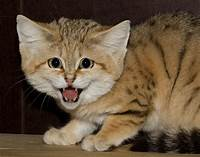
#> input picture cat.jpg, 200 x 157 px
$ jupyter execute 'Task 4.2-4.3.ipynb'
#> lines starting #> are read from the running program, lines starting #| are printed output that depends on the picture
# Code divided into pieces for better understanding

[cell 1]
#🔅 Task 4.2
#📌 Take 2 image crop some part of both image and swap it.

#🔅 Task 4.3
#📌 Take 2 image and combine it to form single image. For example collage

[cell 2]
import cv2 ,numpy

#original cat image
photo1 = cv2.imread("cat.jpg")
#> photo1 is the input picture: shape (157, 200, 3); mean B, G, R 62.7, 84, 102.9
#resized it for ease of use
photo1 = cv2.resize(photo1 , ( 400 ,400 ))
#> photo1: shape (400, 400, 3)
cv2.imshow("Img1",photo1)
if cv2.waitKey() == 13:
#> (key Esc is pressed here)
    pass
cv2.destroyAllWindows()

[cell 3]
#original tigers image
photo2 = cv2.imread("tiger.jpg")
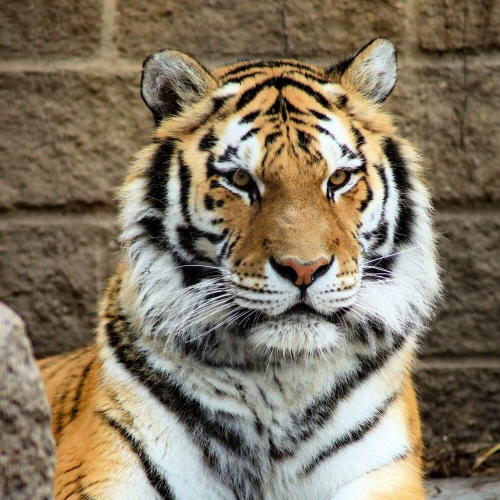
#> input picture tiger.jpg, 1000 x 999 px (shown at 1/2 size)
#> photo2 is the input picture: shape (999, 1000, 3); mean B, G, R 99, 119.1, 131.2
photo2 = cv2.resize(photo2 , ( 400 ,400 ))
#> photo2: shape (400, 400, 3)


cv2.imshow("Img1",photo2)
if cv2.waitKey() == 13:
#> (key Esc is pressed here)
    pass
cv2.destroyAllWindows()

[cell 4]
#horizontaly added image
himg1 = numpy.hstack((photo1 , photo2))
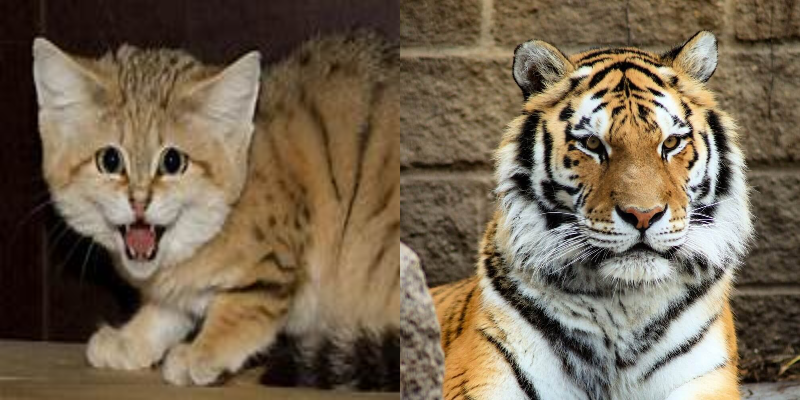
#> himg1: shape (400, 800, 3); mean B, G, R 80.7, 101.4, 117
cv2.imshow("Img1",himg1)
if cv2.waitKey() == 13:
#> (key Esc is pressed here)
    pass
cv2.destroyAllWindows()

[cell 5]
#verticaly added image
vimg1 = numpy.vstack((photo1 , photo2))
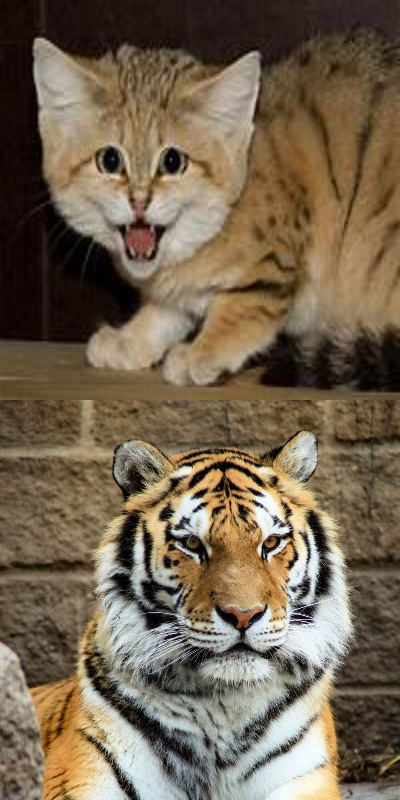
#> vimg1: shape (800, 400, 3); mean B, G, R 80.7, 101.4, 117
cv2.imshow("Img1",vimg1)
if cv2.waitKey() == 13:
#> (key Esc is pressed here)
    pass
cv2.destroyAllWindows()

[cell 6]
#croped cats's face
cimg1 = photo1[45:270, 35:265 , : ]
print(cimg1.shape)
#| (225, 230, 3)
cimg1 = cv2.resize(cimg1 , (255 , 270  ))
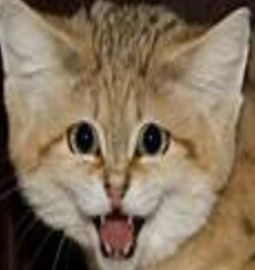
#> cimg1: shape (270, 255, 3); mean B, G, R 92, 114.7, 132.6
cv2.imshow("Img1",cimg1)
if cv2.waitKey() == 13:
#> (key Esc is pressed here)
    pass
cv2.destroyAllWindows()

print(cimg1.shape)
#| (270, 255, 3)

[cell 7]
#croped tigers's face
cimg2 = photo2[40:310, 90:345 , : ]
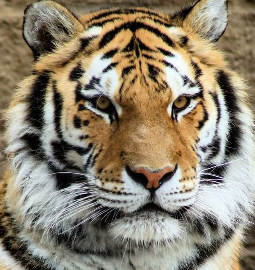
#> cimg2: shape (270, 255, 3); mean B, G, R 111.4, 130.6, 141.5
print(cimg2.shape)
#| (270, 255, 3)
cimg2 = cv2.resize(cimg2 , (230, 225  ))
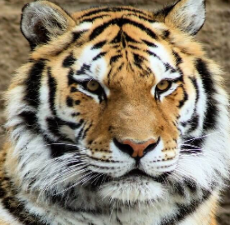
#> cimg2: shape (225, 230, 3); mean B, G, R 111.3, 130.5, 141.4
cv2.imshow("Img1",cimg2)
if cv2.waitKey() == 13:
#> (key Esc is pressed here)
    pass
cv2.destroyAllWindows()
print(cimg2.shape)
#| (225, 230, 3)

[cell 8]
#put tigers face on cat's face
finalimg1 = photo1
finalimg1[45:270, 35:265 , : ]= cimg2[:,:,:]
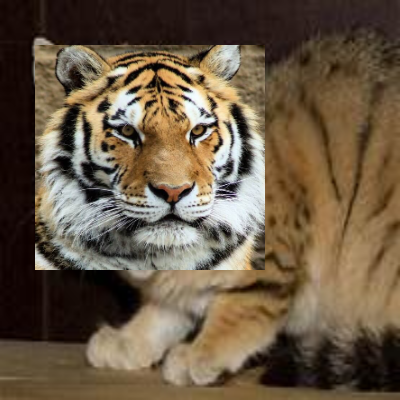
#> finalimg1: shape (400, 400, 3); mean B, G, R 68.8, 88.9, 105.6

cv2.imshow("Img1",finalimg1)
if cv2.waitKey() == 13:
#> (key Esc is pressed here)
    pass
cv2.destroyAllWindows()

cv2.destroyAllWindows()

[cell 9]
#put tigers face on cat's face
finalimg2 = photo2
finalimg2[40:310, 90:345 , : ]= cimg1[:,:,:]
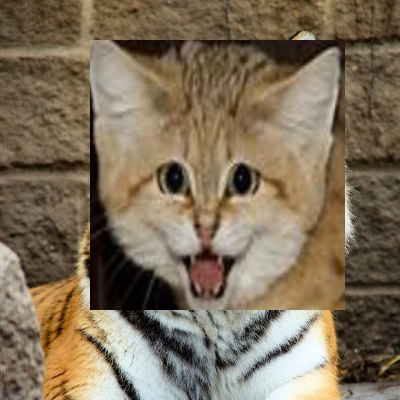
#> finalimg2: shape (400, 400, 3); mean B, G, R 90.6, 112.1, 127.3

cv2.imshow("Img1",finalimg2)
if cv2.waitKey() == 13:
#> (key Esc is pressed here)
    pass
cv2.destroyAllWindows()

[cell 10]
himg2 = numpy.hstack(( finalimg1 , finalimg2 ))
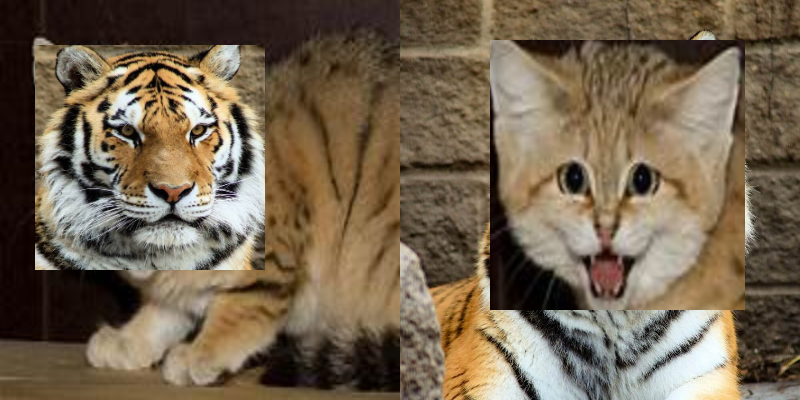
#> himg2: shape (400, 800, 3); mean B, G, R 79.7, 100.5, 116.4
cv2.imshow("Img1",himg2)
if cv2.waitKey() == 13:
#> (key Esc is pressed here)
    pass
cv2.destroyAllWindows()

[cell 11]
vimg = numpy.vstack((himg1,himg2))
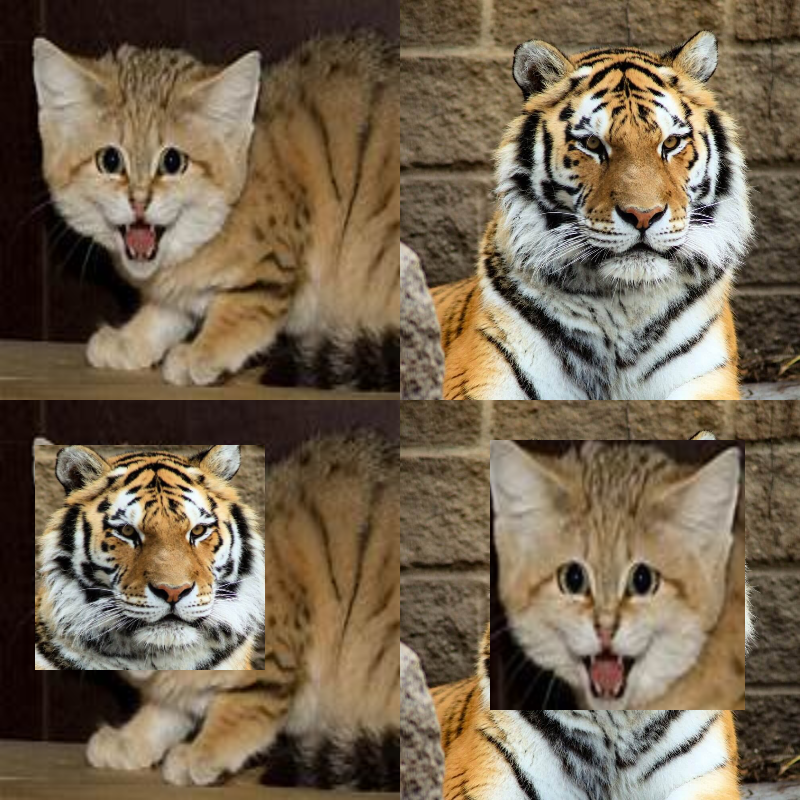
#> vimg: shape (800, 800, 3); mean B, G, R 80.2, 101, 116.7
cv2.imshow("Img1",vimg)
if cv2.waitKey() == 13:
#> (key Esc is pressed here)
    pass
cv2.destroyAllWindows()

# Final Code

[cell 12]
import cv2 , numpy
#original cat image
photo1 = cv2.imread("cat.jpg")
photo1 = cv2.resize(photo1 , ( 400 ,400 ))

#original tigers image
photo2 = cv2.imread("tiger.jpg")
photo2 = cv2.resize(photo2 , ( 400 ,400 ))

#original cat image
photo1 = cv2.imread("cat.jpg")
#resized it for ease of use
photo1 = cv2.resize(photo1 , ( 400 ,400 ))
cv2.imshow("Img1",photo1)
if cv2.waitKey() == 13:
#> (key Esc is pressed here)
    pass
cv2.destroyAllWindows()


#original tigers image
photo2 = cv2.imread("tiger.jpg")
photo2 = cv2.resize(photo2 , ( 400 ,400 ))
cv2.imshow("Img1",photo2)
if cv2.waitKey() == 13:
#> (key Esc is pressed here)
    pass
cv2.destroyAllWindows()

#verticaly added image
vimg1 = numpy.vstack((photo1 , photo2))
cv2.imshow("Img1",vimg1)
if cv2.waitKey() == 13:
#> (key Esc is pressed here)
    pass
cv2.destroyAllWindows()

#horizontaly added image

himg1 = numpy.hstack((photo1 , photo2))
cv2.imshow("Img1",himg1)
if cv2.waitKey() == 13:
#> (key Esc is pressed here)
    pass
cv2.destroyAllWindows()


#croped cat's face
cimg1 = photo1[45:270, 35:265 , : ]
cimg1 = cv2.resize(cimg1 , (255 , 270  ))


#croped tigers's face
cimg2 = photo2[40:310, 90:345 , : ]
print(cimg2.shape)
#| (270, 255, 3)
cimg2 = cv2.resize(cimg2 , (230, 225  ))

#put tigers face on cat's face
finalimg1 = photo1
finalimg1[45:270, 35:265 , : ]= cimg2[:,:,:]
cv2.imshow("Img1",finalimg1)
if cv2.waitKey() == 13:
#> (key Esc is pressed here)
    pass
cv2.destroyAllWindows()


#put tigers face on cat's face
finalimg2 = photo2
finalimg2[40:310, 90:345 , : ]= cimg1[:,:,:]
cv2.imshow("Img1",finalimg2)
if cv2.waitKey() == 13:
#> (key Esc is pressed here)
    pass
cv2.destroyAllWindows()

himg2 = numpy.hstack(( finalimg1 , finalimg2 ))
cv2.imshow("Img1",himg2)
if cv2.waitKey() == 13:
#> (key Esc is pressed here)
    pass
cv2.destroyAllWindows()

vimg = numpy.vstack((himg1,himg2))
cv2.imshow("Img1",vimg)
if cv2.waitKey() == 13:
#> (key Esc is pressed here)
